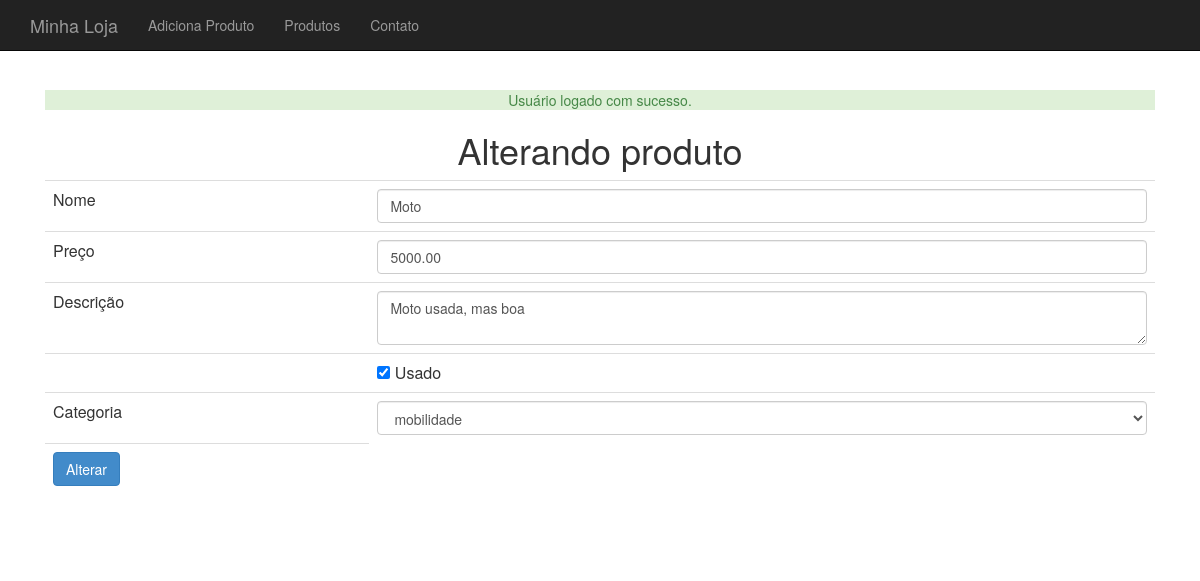
/loja/produto-altera-formulario.php?id=66 (signed in), run on the app's committed database.
### tables this page shows
CREATE TABLE `produtos` (
  `id` int(11) NOT NULL AUTO_INCREMENT,
  `nome` varchar(255) DEFAULT NULL,
  `preco` decimal(10,2) DEFAULT NULL,
  `categoria_id` int(11) DEFAULT NULL,
  `usado` tinyint(1) DEFAULT '0',
  `descricao` text,
  PRIMARY KEY (`id`)
);

### loja/banco-produto.php (called while the page is built, shortened)
<?php
require_once("class/Produto.php");
require_once("class/Categoria.php");
function buscaProduto($conexao, $id) {
	$query = "select * from produtos where id = {$id}";
	$resultado = mysqli_query($conexao, $query);
	$produto_buscado = mysqli_fetch_assoc($resultado);
	$categoria = new Categoria();
	$categoria->setId($produto_buscado['categoria_id']);
	$nome = $produto_buscado['nome'];
	$descricao = $produto_buscado['descricao'];
	$preco = $produto_buscado['preco'];
	$usado = $produto_buscado['usado'];
	$produto = new Produto($nome, $preco, $descricao, $categoria, $usado);
	$produto->setId($produto_buscado['id']);
	return $produto;
}

### loja/class/Produto.php (called while the page is built, shortened)
<?php
class Produto {
	private $nome;
	private $preco;
	private $descricao;
	private $categoria;
	private $usado;
	function __construct($nome, $preco, $descricao, Categoria $categoria, $usado) {
		$this->nome = $nome;
		$this->preco = $preco;
		$this->descricao = $descricao;
		$this->categoria = $categoria;
		$this->usado = $usado;
	}
	public function getNome() {
		return $this->nome;
	}
	public function getPreco() {
		return $this->preco;
	}
	public function getDescricao() {
		return $this->descricao;
	}
	public function getCategoria() {
		return $this->categoria;
	}
	public function isUsado() {
		return $this->usado;
	}
	public function setUsado($usado) {
		$this->usado = $usado;
	}
}
?>

### loja/banco-categoria.php (called while the page is built, shortened)
<?php
require_once("class/Categoria.php");
function listaCategorias($conexao) {
	$categorias = array();
	$query = "select * from categorias";
	$resultado = mysqli_query($conexao, $query);
	while($categoria_array = mysqli_fetch_assoc($resultado)) {
		$categoria = new Categoria();
		$categoria->setId($categoria_array['id']);
		$categoria->setNome($categoria_array['nome']);
		array_push($categorias, $categoria);
	}
	return $categorias;
}

### loja/class/Categoria.php (called while the page is built)
<?php
class Categoria {
	private $id;
	private $nome;
	public function getId() {
		return $this->id;
	}
	public function setId($id) {
		$this->id = $id;
	}
	public function getNome() {
		return $this->nome;
	}
	public function setNome($nome) {
		$this->nome = $nome;
	}
}
?>

### loja/produto-formulario-base.php (the view)
<tr>
	<td>Nome</td>
	<td>
		<input class="form-control" type="text" name="nome"
			value="<?=$produto->getNome()?>">
	</td>
</tr>
<tr>
	<td>Preço</td>
	<td>
		<input class="form-control" type="number" step="0.01" name="preco"
			value="<?=$produto->getPreco()?>">
	</td>
</tr>
<tr>
	<td>Descrição</td>
	<td>
		<textarea class="form-control" name="descricao"><?=$produto->getDescricao()?></textarea>
	</td>
</tr>
<tr>
	<td></td>
	<td><input type="checkbox" name="usado" <?=$produto->isUsado()?> value="true"> Usado
</tr>
<tr>
	<td>Categoria</td>
	<td>
		<select name="categoria_id" class="form-control">
			<?php
			foreach($categorias as $categoria) :
				$essaEhACategoria = $produto->getCategoria()->getId() == $categoria->getId();
				$selecao = $essaEhACategoria ? "selected='selected'" : "";
			?>
				<option value="<?=$categoria->getId()?>" <?=$selecao?>>
					<?=$categoria->getNome()?>
				</option>
			<?php
			endforeach
			?>
		</select>
	</td>
</tr>

### loja/css/loja.css (style rules this page uses)
body { padding-top: 50px; }

### data on the page
produtos: nome "Moto", preco "5000.00", descricao "Moto usada, mas boa"

### other printed values
$_SESSION[$tipo] "Usuário logado com sucesso."
form field categoria_id "mobilidade"
